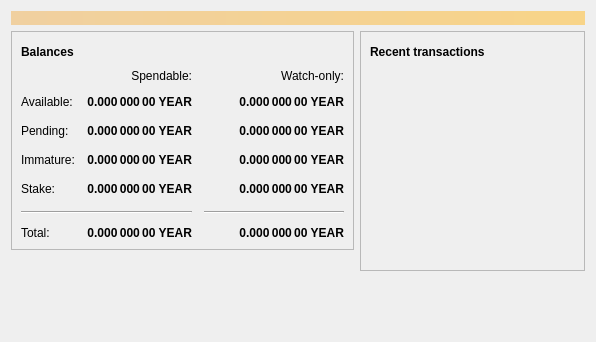
<?xml version="1.0" encoding="UTF-8"?>
<ui version="4.0">
 <class>OverviewPage</class>
 <widget class="QWidget" name="OverviewPage">
  <property name="geometry">
   <rect>
    <x>0</x>
    <y>0</y>
    <width>596</width>
    <height>342</height>
   </rect>
  </property>
  <property name="windowTitle">
   <string>Form</string>
  </property>
  <layout class="QVBoxLayout" name="topLayout">
   <item>
    <widget class="QLabel" name="labelAlerts">
     <property name="visible">
      <bool>false</bool>
     </property>
     <property name="styleSheet">
      <string notr="true">QLabel { background-color: qlineargradient(x1: 0, y1: 0, x2: 1, y2: 0, stop:0 #F0D0A0, stop:1 #F8D488); color:#000000; }</string>
     </property>
     <property name="wordWrap">
      <bool>true</bool>
     </property>
     <property name="margin">
      <number>3</number>
     </property>
     <property name="textInteractionFlags">
      <set>Qt::TextSelectableByMouse</set>
     </property>
    </widget>
   </item>
   <item>
    <layout class="QHBoxLayout" name="horizontalLayout" stretch="1,1">
     <item>
      <layout class="QVBoxLayout" name="verticalLayout_2">
       <item>
        <widget class="QFrame" name="frame">
         <property name="frameShape">
          <enum>QFrame::StyledPanel</enum>
         </property>
         <property name="frameShadow">
          <enum>QFrame::Raised</enum>
         </property>
         <layout class="QVBoxLayout" name="verticalLayout_4">
          <item>
           <layout class="QHBoxLayout" name="horizontalLayout_4">
            <item>
             <widget class="QLabel" name="label_5">
              <property name="font">
               <font>
                <weight>75</weight>
                <bold>true</bold>
               </font>
              </property>
              <property name="text">
               <string>Balances</string>
              </property>
             </widget>
            </item>
            <item>
             <widget class="QPushButton" name="labelWalletStatus">
              <property name="enabled">
               <bool>true</bool>
              </property>
              <property name="maximumSize">
               <size>
                <width>30</width>
                <height>16777215</height>
               </size>
              </property>
              <property name="toolTip">
               <string>The displayed information may be out of date. Your wallet automatically synchronizes with the Bitcoin network after a connection is established, but this process has not completed yet.</string>
              </property>
              <property name="text">
               <string/>
              </property>
              <property name="icon">
               <iconset resource="../bitcoin.qrc">
                <normaloff>:/icons/warning</normaloff>
                <disabledoff>:/icons/warning</disabledoff>:/icons/warning</iconset>
              </property>
              <property name="iconSize">
               <size>
                <width>24</width>
                <height>24</height>
               </size>
              </property>
              <property name="flat">
               <bool>true</bool>
              </property>
             </widget>
            </item>
            <item>
             <spacer name="horizontalSpacer_3">
              <property name="orientation">
               <enum>Qt::Horizontal</enum>
              </property>
              <property name="sizeHint" stdset="0">
               <size>
                <width>40</width>
                <height>20</height>
               </size>
              </property>
             </spacer>
            </item>
           </layout>
          </item>
          <item>
           <layout class="QGridLayout" name="gridLayout">
            <property name="spacing">
             <number>12</number>
            </property>
            <item row="2" column="2">
             <widget class="QLabel" name="labelWatchPending">
              <property name="font">
               <font>
                <weight>75</weight>
                <bold>true</bold>
               </font>
              </property>
              <property name="cursor">
               <cursorShape>IBeamCursor</cursorShape>
              </property>
              <property name="toolTip">
               <string>Unconfirmed transactions to watch-only addresses</string>
              </property>
              <property name="text">
               <string notr="true">0.000 000 00 YEAR</string>
              </property>
              <property name="alignment">
               <set>Qt::AlignRight|Qt::AlignTrailing|Qt::AlignVCenter</set>
              </property>
              <property name="textInteractionFlags">
               <set>Qt::LinksAccessibleByMouse|Qt::TextSelectableByKeyboard|Qt::TextSelectableByMouse</set>
              </property>
             </widget>
            </item>
            <item row="2" column="1">
             <widget class="QLabel" name="labelUnconfirmed">
              <property name="font">
               <font>
                <weight>75</weight>
                <bold>true</bold>
               </font>
              </property>
              <property name="cursor">
               <cursorShape>IBeamCursor</cursorShape>
              </property>
              <property name="toolTip">
               <string>Total of transactions that have yet to be confirmed, and do not yet count toward the spendable balance</string>
              </property>
              <property name="text">
               <string notr="true">0.000 000 00 YEAR</string>
              </property>
              <property name="alignment">
               <set>Qt::AlignRight|Qt::AlignTrailing|Qt::AlignVCenter</set>
              </property>
              <property name="textInteractionFlags">
               <set>Qt::LinksAccessibleByMouse|Qt::TextSelectableByKeyboard|Qt::TextSelectableByMouse</set>
              </property>
             </widget>
            </item>
            <item row="3" column="2">
             <widget class="QLabel" name="labelWatchImmature">
              <property name="font">
               <font>
                <weight>75</weight>
                <bold>true</bold>
               </font>
              </property>
              <property name="cursor">
               <cursorShape>IBeamCursor</cursorShape>
              </property>
              <property name="toolTip">
               <string>Mined balance in watch-only addresses that has not yet matured</string>
              </property>
              <property name="text">
               <string notr="true">0.000 000 00 YEAR</string>
              </property>
              <property name="alignment">
               <set>Qt::AlignRight|Qt::AlignTrailing|Qt::AlignVCenter</set>
              </property>
              <property name="textInteractionFlags">
               <set>Qt::LinksAccessibleByMouse|Qt::TextSelectableByKeyboard|Qt::TextSelectableByMouse</set>
              </property>
             </widget>
            </item>
            <item row="5" column="0" colspan="2">
             <widget class="Line" name="line">
              <property name="orientation">
               <enum>Qt::Horizontal</enum>
              </property>
             </widget>
            </item>
            <item row="5" column="2">
             <widget class="Line" name="lineWatchBalance">
              <property name="sizePolicy">
               <sizepolicy hsizetype="Preferred" vsizetype="Fixed">
                <horstretch>0</horstretch>
                <verstretch>0</verstretch>
               </sizepolicy>
              </property>
              <property name="minimumSize">
               <size>
                <width>140</width>
                <height>0</height>
               </size>
              </property>
              <property name="orientation">
               <enum>Qt::Horizontal</enum>
              </property>
             </widget>
            </item>
            <item row="6" column="0">
             <widget class="QLabel" name="labelTotalText">
              <property name="text">
               <string>Total:</string>
              </property>
             </widget>
            </item>
            <item row="3" column="1">
             <widget class="QLabel" name="labelImmature">
              <property name="font">
               <font>
                <weight>75</weight>
                <bold>true</bold>
               </font>
              </property>
              <property name="cursor">
               <cursorShape>IBeamCursor</cursorShape>
              </property>
              <property name="toolTip">
               <string>Mined balance that has not yet matured</string>
              </property>
              <property name="text">
               <string notr="true">0.000 000 00 YEAR</string>
              </property>
              <property name="alignment">
               <set>Qt::AlignRight|Qt::AlignTrailing|Qt::AlignVCenter</set>
              </property>
              <property name="textInteractionFlags">
               <set>Qt::LinksAccessibleByMouse|Qt::TextSelectableByKeyboard|Qt::TextSelectableByMouse</set>
              </property>
             </widget>
            </item>
            <item row="2" column="3">
             <spacer name="horizontalSpacer_2">
              <property name="orientation">
               <enum>Qt::Horizontal</enum>
              </property>
              <property name="sizeHint" stdset="0">
               <size>
                <width>40</width>
                <height>20</height>
               </size>
              </property>
             </spacer>
            </item>
            <item row="3" column="0">
             <widget class="QLabel" name="labelImmatureText">
              <property name="text">
               <string>Immature:</string>
              </property>
             </widget>
            </item>
            <item row="4" column="1">
             <widget class="QLabel" name="labelStake">
              <property name="font">
               <font>
                <weight>75</weight>
                <bold>true</bold>
               </font>
              </property>
              <property name="cursor">
               <cursorShape>IBeamCursor</cursorShape>
              </property>
              <property name="toolTip">
               <string>Stake</string>
              </property>
              <property name="text">
               <string notr="true">0.000 000 00 YEAR</string>
              </property>
              <property name="alignment">
               <set>Qt::AlignRight|Qt::AlignTrailing|Qt::AlignVCenter</set>
              </property>
              <property name="textInteractionFlags">
               <set>Qt::LinksAccessibleByMouse|Qt::TextSelectableByKeyboard|Qt::TextSelectableByMouse</set>
              </property>
             </widget>
            </item>
            <item row="4" column="3">
             <spacer name="horizontalSpacer_4">
              <property name="orientation">
               <enum>Qt::Horizontal</enum>
              </property>
              <property name="sizeHint" stdset="0">
               <size>
                <width>40</width>
                <height>20</height>
               </size>
              </property>
             </spacer>
            </item>
            <item row="4" column="0">
             <widget class="QLabel" name="labelStakeText">
              <property name="text">
                <string>Stake:</string>
              </property>
             </widget>
            </item>
            <item row="4" column="2">
             <widget class="QLabel" name="labelWatchStake">
              <property name="font">
               <font>
                <weight>75</weight>
                <bold>true</bold>
               </font>
              </property>
              <property name="cursor">
               <cursorShape>IBeamCursor</cursorShape>
              </property>
              <property name="toolTip">
               <string>Watch Stake</string>
              </property>
              <property name="text">
               <string notr="true">0.000 000 00 YEAR</string>
              </property>
              <property name="alignment">
               <set>Qt::AlignRight|Qt::AlignTrailing|Qt::AlignVCenter</set>
              </property>
              <property name="textInteractionFlags">
               <set>Qt::LinksAccessibleByMouse|Qt::TextSelectableByKeyboard|Qt::TextSelectableByMouse</set>
              </property>
             </widget>
            </item>
            <item row="6" column="1">
             <widget class="QLabel" name="labelTotal">
              <property name="font">
               <font>
                <weight>75</weight>
                <bold>true</bold>
               </font>
              </property>
              <property name="cursor">
               <cursorShape>IBeamCursor</cursorShape>
              </property>
              <property name="toolTip">
               <string>Your current total balance</string>
              </property>
              <property name="text">
               <string notr="true">0.000 000 00 YEAR</string>
              </property>
              <property name="alignment">
               <set>Qt::AlignRight|Qt::AlignTrailing|Qt::AlignVCenter</set>
              </property>
              <property name="textInteractionFlags">
               <set>Qt::LinksAccessibleByMouse|Qt::TextSelectableByKeyboard|Qt::TextSelectableByMouse</set>
              </property>
             </widget>
            </item>
            <item row="6" column="2">
             <widget class="QLabel" name="labelWatchTotal">
              <property name="font">
               <font>
                <weight>75</weight>
                <bold>true</bold>
               </font>
              </property>
              <property name="cursor">
               <cursorShape>IBeamCursor</cursorShape>
              </property>
              <property name="toolTip">
               <string>Current total balance in watch-only addresses</string>
              </property>
              <property name="text">
               <string notr="true">0.000 000 00 YEAR</string>
              </property>
              <property name="alignment">
               <set>Qt::AlignRight|Qt::AlignTrailing|Qt::AlignVCenter</set>
              </property>
              <property name="textInteractionFlags">
               <set>Qt::LinksAccessibleByMouse|Qt::TextSelectableByKeyboard|Qt::TextSelectableByMouse</set>
              </property>
             </widget>
            </item>
            <item row="0" column="2">
             <widget class="QLabel" name="labelWatchonly">
              <property name="text">
               <string>Watch-only:</string>
              </property>
              <property name="alignment">
               <set>Qt::AlignRight|Qt::AlignTrailing|Qt::AlignVCenter</set>
              </property>
             </widget>
            </item>
            <item row="1" column="0">
             <widget class="QLabel" name="labelBalanceText">
              <property name="text">
               <string>Available:</string>
              </property>
             </widget>
            </item>
            <item row="1" column="1">
             <widget class="QLabel" name="labelBalance">
              <property name="font">
               <font>
                <weight>75</weight>
                <bold>true</bold>
               </font>
              </property>
              <property name="cursor">
               <cursorShape>IBeamCursor</cursorShape>
              </property>
              <property name="toolTip">
               <string>Your current spendable balance</string>
              </property>
              <property name="text">
               <string notr="true">0.000 000 00 YEAR</string>
              </property>
              <property name="alignment">
               <set>Qt::AlignRight|Qt::AlignTrailing|Qt::AlignVCenter</set>
              </property>
              <property name="textInteractionFlags">
               <set>Qt::LinksAccessibleByMouse|Qt::TextSelectableByKeyboard|Qt::TextSelectableByMouse</set>
              </property>
             </widget>
            </item>
            <item row="1" column="2">
             <widget class="QLabel" name="labelWatchAvailable">
              <property name="font">
               <font>
                <weight>75</weight>
                <bold>true</bold>
               </font>
              </property>
              <property name="cursor">
               <cursorShape>IBeamCursor</cursorShape>
              </property>
              <property name="toolTip">
               <string>Your current balance in watch-only addresses</string>
              </property>
              <property name="text">
               <string notr="true">0.000 000 00 YEAR</string>
              </property>
              <property name="alignment">
               <set>Qt::AlignRight|Qt::AlignTrailing|Qt::AlignVCenter</set>
              </property>
              <property name="textInteractionFlags">
               <set>Qt::LinksAccessibleByMouse|Qt::TextSelectableByKeyboard|Qt::TextSelectableByMouse</set>
              </property>
             </widget>
            </item>
            <item row="2" column="0">
             <widget class="QLabel" name="labelPendingText">
              <property name="text">
               <string>Pending:</string>
              </property>
             </widget>
            </item>
            <item row="0" column="1">
             <widget class="QLabel" name="labelSpendable">
              <property name="text">
               <string>Spendable:</string>
              </property>
              <property name="alignment">
               <set>Qt::AlignRight|Qt::AlignTrailing|Qt::AlignVCenter</set>
              </property>
             </widget>
            </item>
           </layout>
          </item>
         </layout>
        </widget>
       </item>
       <item>
        <spacer name="verticalSpacer">
         <property name="orientation">
          <enum>Qt::Vertical</enum>
         </property>
         <property name="sizeHint" stdset="0">
          <size>
           <width>20</width>
           <height>40</height>
          </size>
         </property>
        </spacer>
       </item>
      </layout>
     </item>
     <item>
      <layout class="QVBoxLayout" name="verticalLayout_3">
       <item>
        <widget class="QFrame" name="frame_2">
         <property name="frameShape">
          <enum>QFrame::StyledPanel</enum>
         </property>
         <property name="frameShadow">
          <enum>QFrame::Raised</enum>
         </property>
         <layout class="QVBoxLayout" name="verticalLayout">
          <item>
           <layout class="QHBoxLayout" name="horizontalLayout_2">
            <item>
             <widget class="QLabel" name="label_4">
              <property name="font">
               <font>
                <weight>75</weight>
                <bold>true</bold>
               </font>
              </property>
              <property name="text">
               <string>Recent transactions</string>
              </property>
             </widget>
            </item>
            <item>
             <widget class="QPushButton" name="labelTransactionsStatus">
              <property name="enabled">
               <bool>true</bool>
              </property>
              <property name="maximumSize">
               <size>
                <width>30</width>
                <height>16777215</height>
               </size>
              </property>
              <property name="toolTip">
               <string>The displayed information may be out of date. Your wallet automatically synchronizes with the Bitcoin network after a connection is established, but this process has not completed yet.</string>
              </property>
              <property name="text">
               <string/>
              </property>
              <property name="icon">
               <iconset resource="../bitcoin.qrc">
                <normaloff>:/icons/warning</normaloff>
                <disabledoff>:/icons/warning</disabledoff>:/icons/warning</iconset>
              </property>
              <property name="iconSize">
               <size>
                <width>24</width>
                <height>24</height>
               </size>
              </property>
              <property name="flat">
               <bool>true</bool>
              </property>
             </widget>
            </item>
            <item>
             <spacer name="horizontalSpacer">
              <property name="orientation">
               <enum>Qt::Horizontal</enum>
              </property>
              <property name="sizeHint" stdset="0">
               <size>
                <width>40</width>
                <height>20</height>
               </size>
              </property>
             </spacer>
            </item>
           </layout>
          </item>
          <item>
           <widget class="QListView" name="listTransactions">
            <property name="styleSheet">
             <string notr="true">QListView { background: transparent; }</string>
            </property>
            <property name="frameShape">
             <enum>QFrame::NoFrame</enum>
            </property>
            <property name="verticalScrollBarPolicy">
             <enum>Qt::ScrollBarAlwaysOff</enum>
            </property>
            <property name="horizontalScrollBarPolicy">
             <enum>Qt::ScrollBarAlwaysOff</enum>
            </property>
            <property name="selectionMode">
             <enum>QAbstractItemView::NoSelection</enum>
            </property>
           </widget>
          </item>
         </layout>
        </widget>
       </item>
       <item>
        <spacer name="verticalSpacer_2">
         <property name="orientation">
          <enum>Qt::Vertical</enum>
         </property>
         <property name="sizeHint" stdset="0">
          <size>
           <width>20</width>
           <height>40</height>
          </size>
         </property>
        </spacer>
       </item>
      </layout>
     </item>
    </layout>
   </item>
  </layout>
 </widget>
 <resources/>
 <connections/>
</ui>
